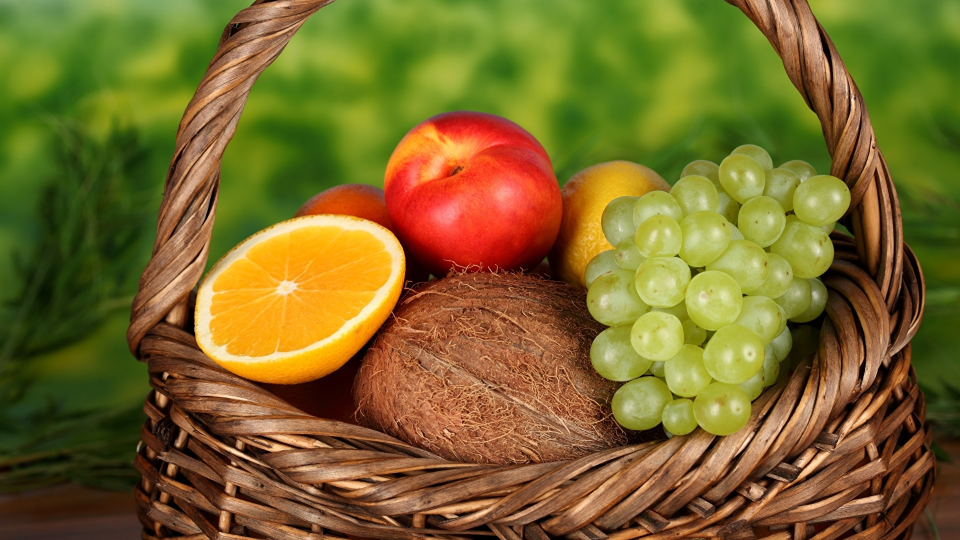
//> input picture Histograma/f2.jpg, 1920 x 1080 px (shown at 1/2 size)
$ ./main   (built with g++ and OpenCV 4)
//> lines starting //> are read from the running program, lines starting //| are printed output that depends on the picture; after the words box and inside, x2 and y2 are one past the last pixel; in counts of white or black regions, pixels touching at a corner belong together
#include <iostream>
#include <iostream>
#include <stdlib.h>
#include <stdio.h>
#include"opencv2/highgui/highgui.hpp"
#include"opencv2/imgproc/imgproc.hpp"
#include <opencv/cv.h>
#include <opencv2/core/core.hpp>

using namespace std;
using namespace cv;

int main()
{
    Mat src,dst,dst2,hsv,hsi,dst3,dst4,dst5,dst6;
    Mat h1,h2,resultado, resultado2,resultado3,resultado4,resultado5,resultado6;
//    Mat lower_blue [1][3];
  //  Mat upper_blue [1][3];
   //  Mat_<float>h3,h4,h5,h6,h7,h8,h9,h10,den,num,val_nitidez;
     Mat_<double>p1;
    vector<Mat> RGB(3), min_val(3),HSV(3),inv(3);//creo la matriz para los canales
    src = imread("C:\\OptativaVision\\CapturaImagen\\Histograma\\f2.jpg");
//> src is the input picture: 1080 rows x 1920 cols, CV_8UC3; mean B, G, R 41.4, 104.9, 122.1

    cvtColor(src, hsv, CV_RGB2HSV);
//> hsv: 1080 rows x 1920 cols, CV_8UC3; mean H, S, V 94.9, 184.5, 134.7
    cvtColor(src, hsi, CV_RGB2HLS);
//> hsi: 1080 rows x 1920 cols, CV_8UC3; mean of channels 0, 1, 2 94.9, 88.1, 161.7

    split(src,RGB);//divido
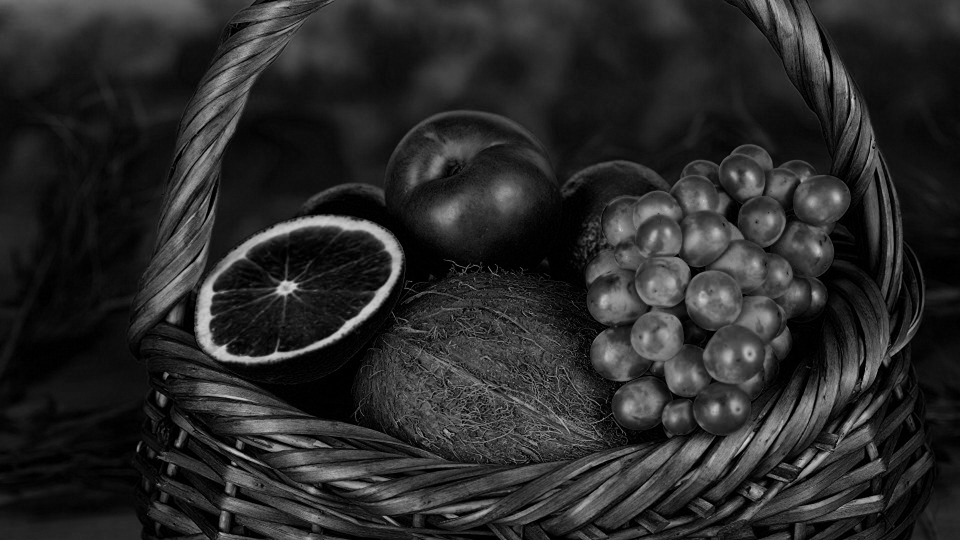
//> RGB[0]: 1080 rows x 1920 cols, CV_8UC1 (shown at 1/2 size); min 0, max 217, mean 41.4
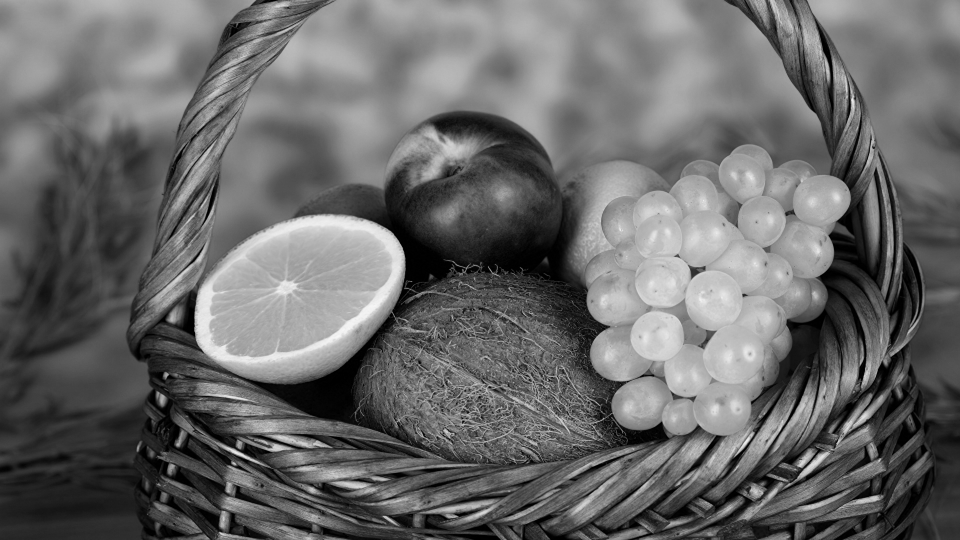
//> RGB[1]: 1080 rows x 1920 cols, CV_8UC1 (shown at 1/2 size); min 0, max 249, mean 104.9
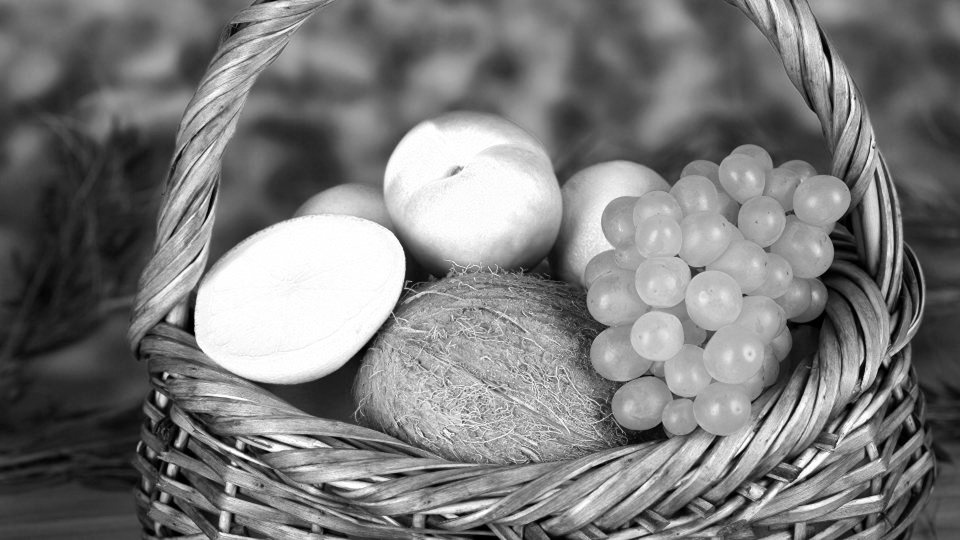
//> RGB[2]: 1080 rows x 1920 cols, CV_8UC1 (shown at 1/2 size); min 0, max 255, mean 122.1

    namedWindow("Imagen Original",WINDOW_NORMAL);
    imshow("Imagen Original",src);
 //   imshow("HSV",hsv);
 //   imshow("HSI",hsi);

    //Filtro para Uvas
    inRange(hsv,Scalar(45,00,185),Scalar(95,235,255), dst);//verdes
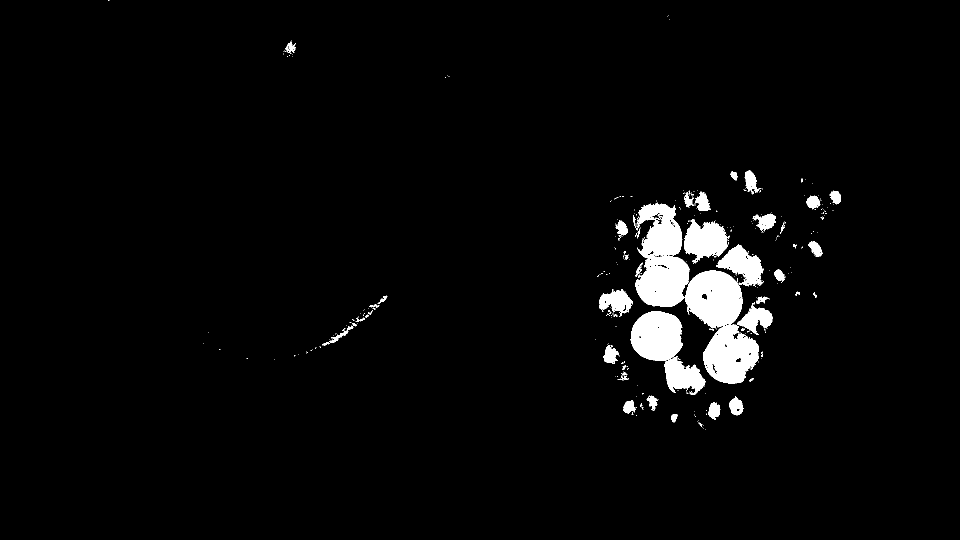
//> dst: 1080 rows x 1920 cols, CV_8UC1 (shown at 1/2 size); 3.3% white; 364 white regions (309 under 20 px), largest, box (x1, y1, x2, y2) and area: (1371, 541, 1518, 768) 18707, (1271, 405, 1380, 614) 14933, (1261, 622, 1366, 722) 8204

    //Filtro para Uvas2
    inRange(hsv,Scalar(20,0,100),Scalar(90,80,240), dst4);//verdes
//> dst4: 1080 rows x 1920 cols, CV_8UC1; 0.52% white; 93 white regions (48 under 20 px), largest, box (x1, y1, x2, y2) and area: (1204, 581, 1257, 615) 874, (1284, 412, 1345, 440) 783, (1226, 439, 1256, 482) 659

    //Filtro para Durazno1
    inRange(hsv,Scalar(115,100,110),Scalar(130,255,255), dst2);//
//> dst2: 1080 rows x 1920 cols, CV_8UC1; 3.3% white; 110 white regions (102 under 20 px), largest, box (x1, y1, x2, y2) and area: (725, 223, 1116, 548) 67206, (866, 340, 911, 365) 340, (1124, 416, 1131, 435) 54

    //Filtro para Durazno2
    inRange(hsv,Scalar(105,120,248),Scalar(115,255,255), dst3);//
//> dst3: 1080 rows x 1920 cols, CV_8UC1; 0.7% white; 172 white regions (164 under 20 px), largest, box (x1, y1, x2, y2) and area: (772, 250, 1011, 440) 13198, (1047, 358, 1079, 398) 570, (786, 299, 799, 316) 59


   //aplico bitwise para Uvas
    bitwise_and(src,src, resultado,dst=dst);
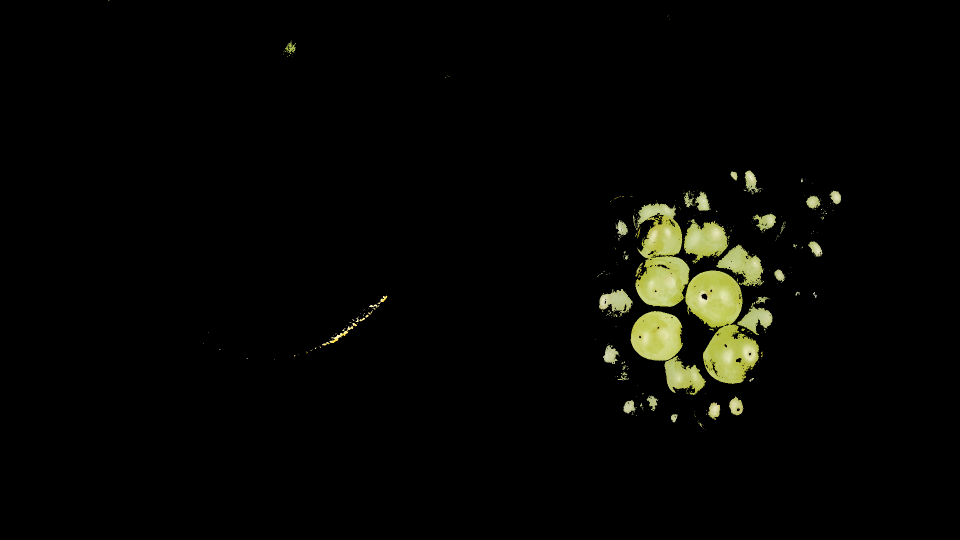
//> resultado: 1080 rows x 1920 cols, CV_8UC3 (shown at 1/2 size); mean B, G, R 3.7, 6.6, 6.4

    //aplico bitwise para Uvas
     bitwise_and(src,src, resultado4,dst4=dst4);

    //aplico bitwise para Durazno1
     bitwise_and(src,src, resultado2,dst2=dst2);
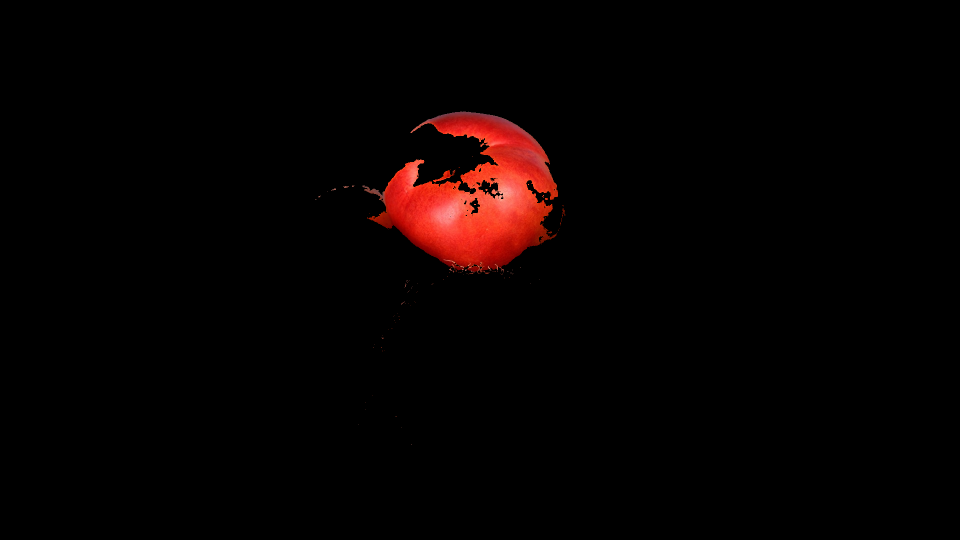
//> resultado2: 1080 rows x 1920 cols, CV_8UC3 (shown at 1/2 size); mean B, G, R 1.2, 1.7, 7.1

     //aplico bitwise para Durazno2
      bitwise_and(src,src, resultado3,dst3=dst3);

     //Grafico

   namedWindow("Uvas",WINDOW_NORMAL);
   imshow("Uvas",resultado);
   namedWindow("Durazno",WINDOW_NORMAL);
   imshow("Durazno",resultado2);

      namedWindow("Durazno2",WINDOW_NORMAL);
      imshow("Durazno2",resultado3);

      namedWindow("Uvas2",WINDOW_NORMAL);
      imshow("Uvas2",resultado4);

   resultado5=src+550*resultado2+500*resultado+500*resultado3+500*resultado4;
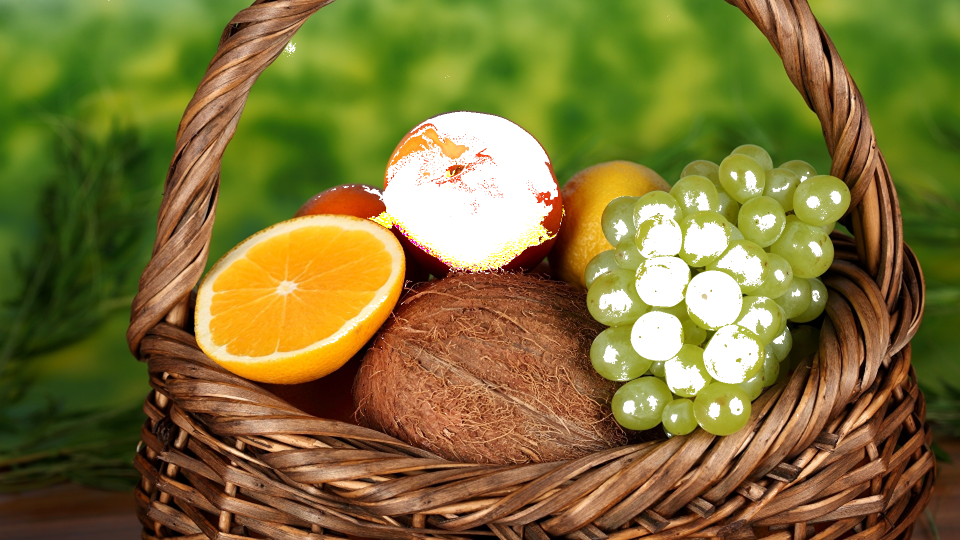
//> resultado5: 1080 rows x 1920 cols, CV_8UC3 (shown at 1/2 size); mean B, G, R 54.1, 114.2, 125.5
   namedWindow("Filtro Final",WINDOW_NORMAL);
   imshow("Filtro Final",resultado5);

   waitKey(0);
}

$ run again, with Histograma/000.jpg copied over Histograma/f2.jpg
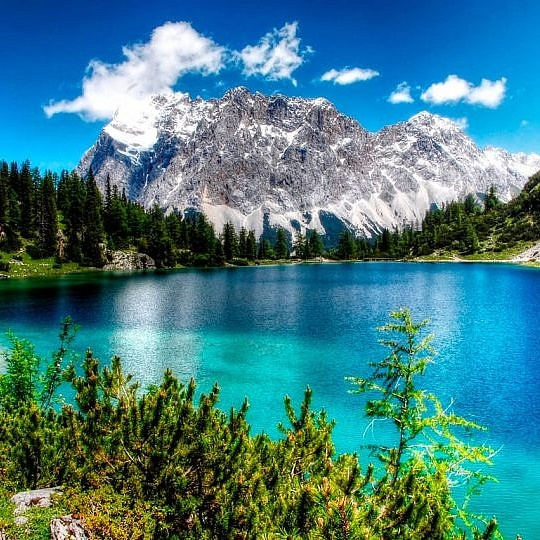
//> input picture Histograma/000.jpg, 540 x 540 px
//> src is the input picture: 540 rows x 540 cols, CV_8UC3; mean B, G, R 132.3, 125.3, 66.6
//> hsv: 540 rows x 540 cols, CV_8UC3; mean H, S, V 51.2, 167.9, 149.5
//> hsi: 540 rows x 540 cols, CV_8UC3; mean of channels 0, 1, 2 51.2, 102.8, 165.9
//> `inRange(hsv,Scalar(45,00,185),Scalar(95,235,255), dst);`:
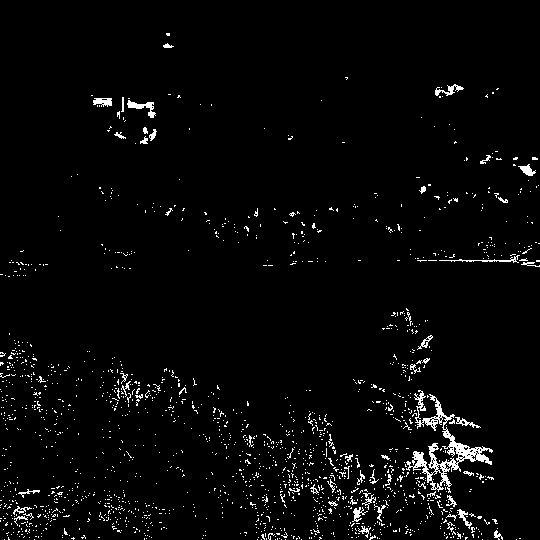
//> dst: 540 rows x 540 cols, CV_8UC1; 2.9% white in thin lines or dots
//> dst4: 540 rows x 540 cols, CV_8UC1; 2.8% white in thin lines or dots
//> dst2: 540 rows x 540 cols, CV_8UC1; 0% white in thin lines or dots, all inside (x1, y1, x2, y2) = (69, 529, 72, 531)
//> dst3: 540 rows x 540 cols, CV_8UC1; 0% white in thin lines or dots, all inside (x1, y1, x2, y2) = (80, 516, 81, 518)
//> `resultado5=src+550*resultado2+500*resultado+500*resultado3+500*resulta..`:
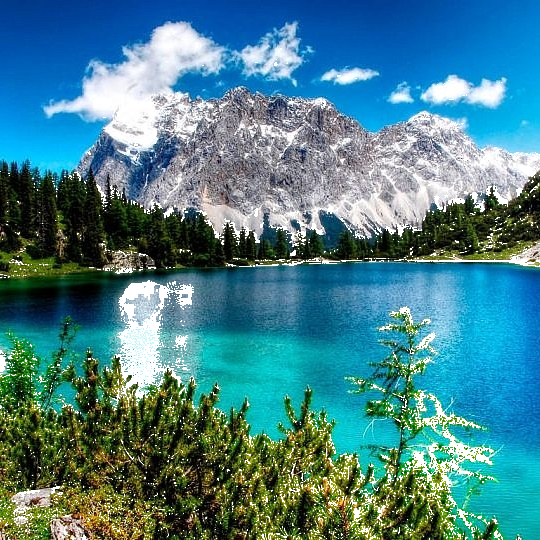
//> resultado5: 540 rows x 540 cols, CV_8UC3; mean B, G, R 137.8, 128.4, 71.4
